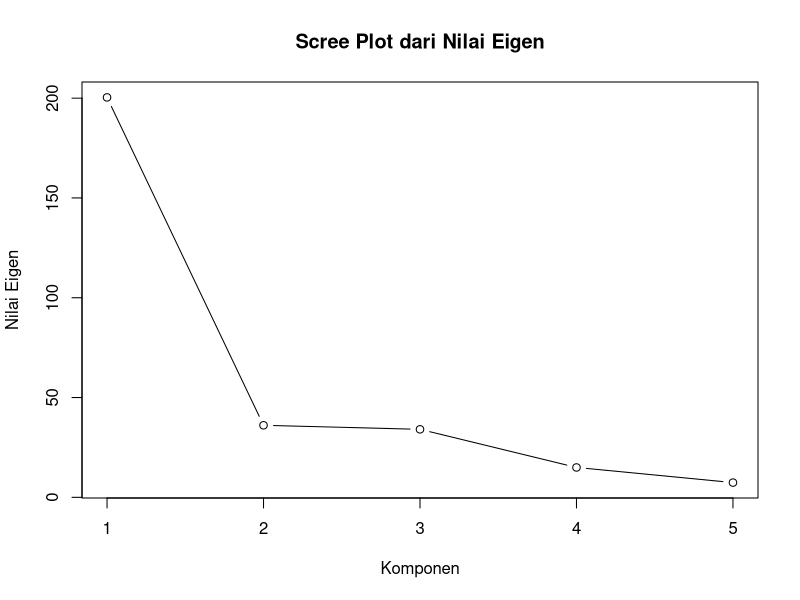
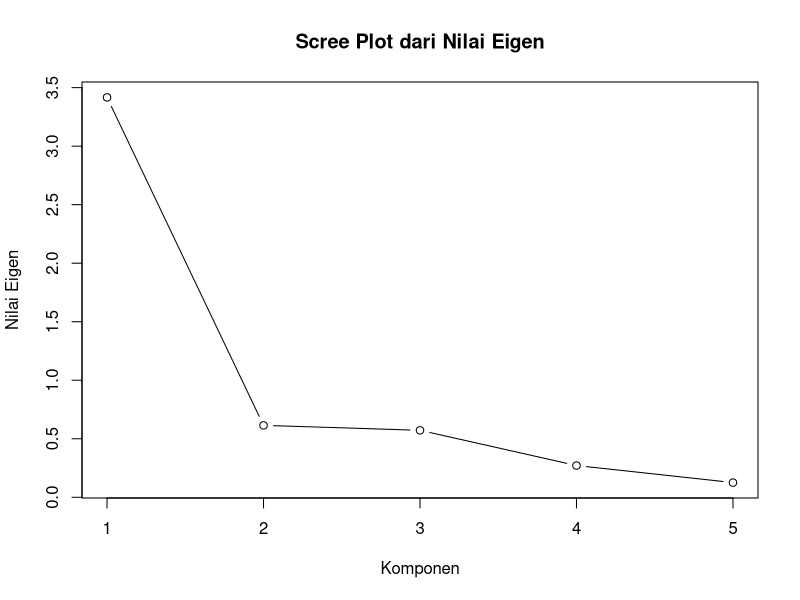
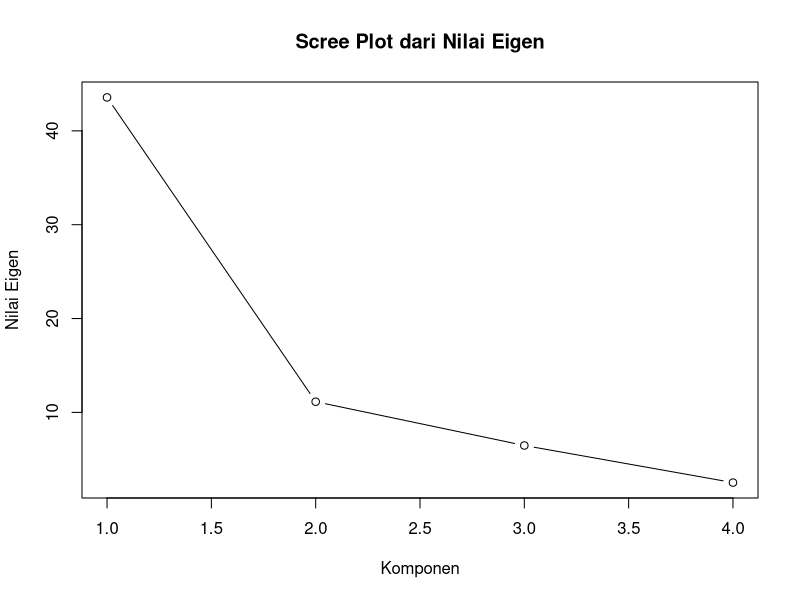
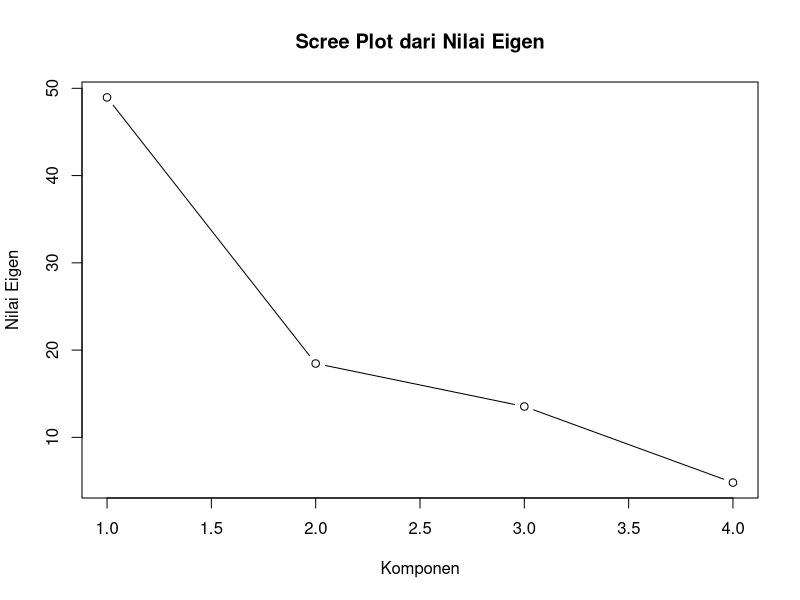

R code for these plots, in order:
## ---- chunk 1
knitr::opts_chunk$set(echo = TRUE)
## ---- chunk 2
library(readxl)
data <- read_excel("soal pertemuan 8.xlsx", 
    sheet = "no1")
head(data)
## ---- chunk 3
data1=cov(data)
data1
## ---- chunk 4
eigen1=eigen(data1)
eigen1
## ---- chunk 5
plot(eigen1$values, type = "b", main = "Scree Plot dari Nilai Eigen",ylab = "Nilai Eigen", xlab="Komponen")
## ---- chunk 6
AKU1=princomp(data, cor=FALSE)
loadings(AKU1)
summary(AKU1)

# korelasi nilai KU dengan nilai variabel awal
KU1=AKU1$scores
cor(data,KU1)
## ---- chunk 7
data2=cor(data)
data2
## ---- chunk 8
eigen2=eigen(data2)
eigen2
## ---- chunk 9
plot(eigen2$values, type = "b", main = "Scree Plot dari Nilai Eigen",ylab =
"Nilai Eigen", xlab="Komponen")
## ---- chunk 10
AKU1=princomp(data, cor=FALSE)
loadings(AKU1)
summary(AKU1)

# korelasi nilai KU dengan nilai variabel awal
KU1=AKU1$scores
cor(data,KU1)
## ---- chunk 11
library(readxl)
Data <- read_excel("soal pertemuan 8.xlsx", 
    sheet = "no2")

laki=Data[,1:4]
perempuan=Data[,5:8]
## ---- chunk 12
kov_laki=cov(laki)
kov_laki
## ---- chunk 13
eigenlaki=eigen(kov_laki) 
eigenlaki
## ---- chunk 14
plot(eigenlaki$values, type = "b", main = "Scree Plot dari Nilai Eigen",ylab = "Nilai Eigen", xlab="Komponen")
## ---- chunk 15
AKU_laki=princomp(laki, cor=FALSE)
loadings(AKU_laki)
summary(AKU_laki)
KU_laki=AKU_laki$scores
cor(laki,KU_laki)
## ---- chunk 16
kov_perempuan=cov(perempuan) 
kov_perempuan
## ---- chunk 17
eigenperempuan=eigen(kov_perempuan)  
eigenperempuan
## ---- chunk 18
plot(eigenperempuan$values, type = "b", main = "Scree Plot dari Nilai Eigen",ylab = "Nilai Eigen", xlab="Komponen")
## ---- chunk 19
AKU_perempuan=princomp(perempuan, cor=FALSE) 
loadings(AKU_perempuan) 
summary(AKU_perempuan)
KU_perempuan=AKU_perempuan$scores 
cor(perempuan,KU_perempuan)
